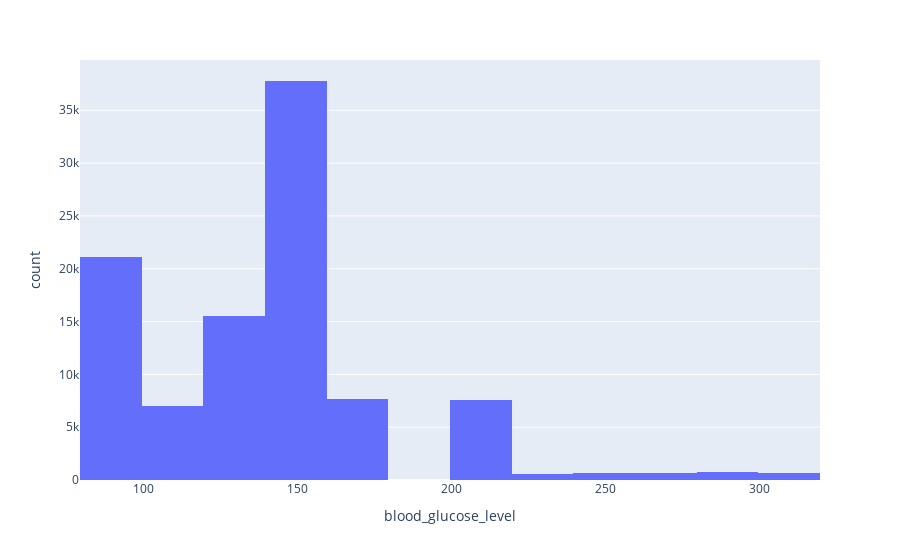

The notebook cell this image was saved under:
### Code cell
fig = px.histogram(df, x='blood_glucose_level', nbins=12)

fig.show()

### Figure 1 — Plotly figure (JSON) as saved in the notebook; plotly's stock layout.template omitted (floating-point values rounded to 4 significant figures; data arrays with more than 128 entries replaced by an {"elided": "..."} marker saying what was removed)
{"data": [{"alignmentgroup": "True", "bingroup": "x", "hovertemplate": "blood_glucose_level=%{x}<br>count=%{y}<extra></extra>", "legendgroup": "", "marker": {"color": "#636efa", "pattern": {"shape": ""}}, "name": "", "nbinsx": 12, "offsetgroup": "", "orientation": "v", "showlegend": false, "type": "histogram", "x": {"elided": "100000 int values"}, "xaxis": "x", "yaxis": "y"}], "layout": {"barmode": "relative", "legend": {"tracegroupgap": 0}, "margin": {"t": 60}, "xaxis": {"anchor": "y", "domain": [0, 1], "title": {"text": "blood_glucose_level"}}, "yaxis": {"anchor": "x", "domain": [0, 1], "title": {"text": "count"}}}}
